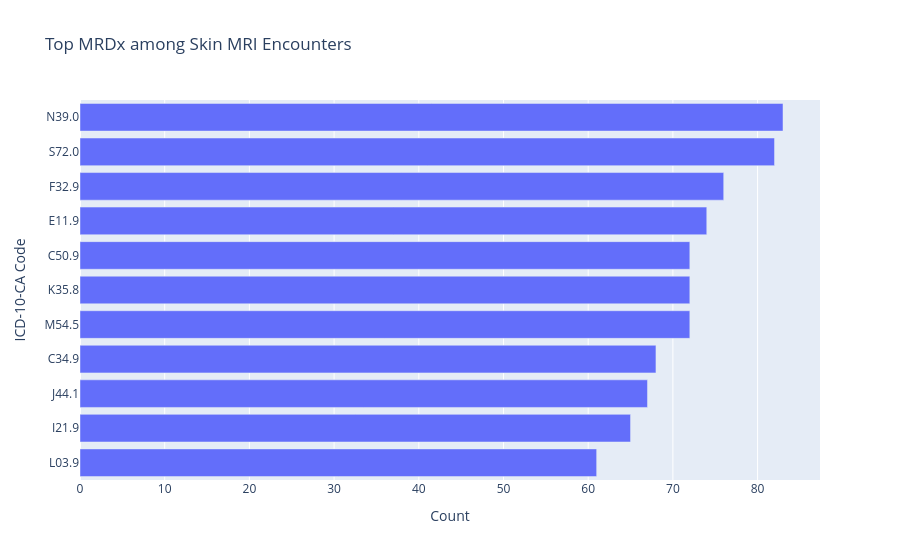

The notebook cell this image was saved under:
### Markdown cell above
## 1) Top Diagnoses (MRDx) among Skin MRI encounters

Bar chart of the most frequent **MRDx** codes for Skin MRI encounters.

### Code cell
# Plotly horizontal bar
td = top_diag.sort_values("Count", ascending=True)
fig1 = px.bar(
    td,
    x="Count",
    y="DiagnosisCode",
    orientation="h",
    title="Top MRDx among Skin MRI Encounters"
)
fig1.update_layout(yaxis_title="ICD-10-CA Code", xaxis_title="Count")
fig1.show()

# Optional: save as interactive HTML
pio.write_html(fig1, file=str(OUT_I / "top_diagnoses_skin_mri.html"), auto_open=False, include_plotlyjs="cdn")

### Figure 1 — Plotly figure (JSON) as saved in the notebook; plotly's stock layout.template omitted (floating-point values rounded to 4 significant figures)
{"data": [{"hovertemplate": "Count=%{x}<br>DiagnosisCode=%{y}<extra></extra>", "legendgroup": "", "marker": {"color": "#636efa", "pattern": {"shape": ""}}, "name": "", "orientation": "h", "showlegend": false, "textposition": "auto", "type": "bar", "x": [61, 65, 67, 68, 72, 72, 72, 74, 76, 82, 83], "xaxis": "x", "y": ["L03.9", "I21.9", "J44.1", "C34.9", "M54.5", "K35.8", "C50.9", "E11.9", "F32.9", "S72.0", "N39.0"], "yaxis": "y"}], "layout": {"barmode": "relative", "legend": {"tracegroupgap": 0}, "title": {"text": "Top MRDx among Skin MRI Encounters"}, "xaxis": {"anchor": "y", "domain": [0, 1], "title": {"text": "Count"}}, "yaxis": {"anchor": "x", "domain": [0, 1], "title": {"text": "ICD-10-CA Code"}}}}
